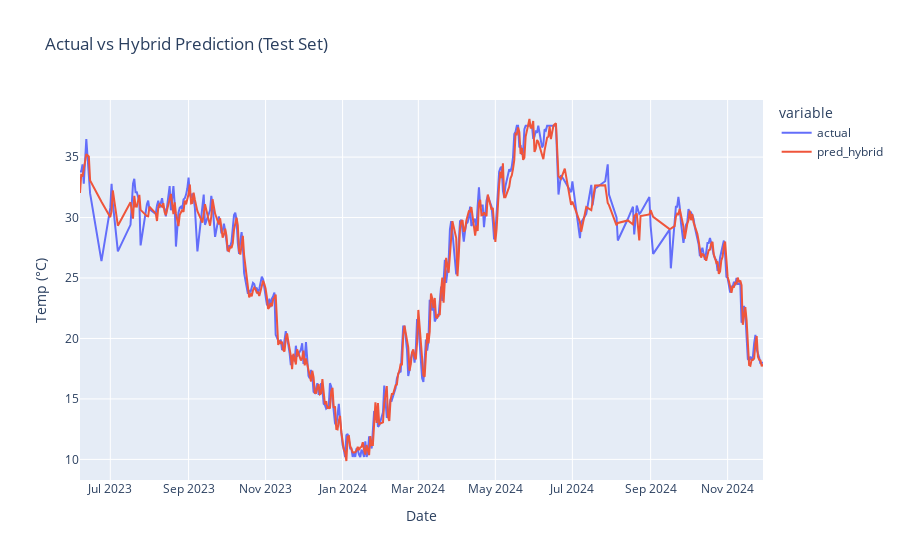

The notebook cell this image was saved under:
### Code cell
# ======================
# 7) Interactive Visualization with Plotly
# ======================

# Use full test predictions (from Step 5)
pred_df = test.copy()
pred_df['actual'] = y_test.values
pred_df['pred_hybrid'] = pred_hybrid  # <-- full 534 predictions

fig = px.line(
    pred_df,
    x="DATE",
    y=["actual", "pred_hybrid"],
    labels={"value": "Temp (°C)", "DATE": "Date"},
    title="Actual vs Hybrid Prediction (Test Set)"
)
fig.show()

### Figure 1 — Plotly figure (JSON) as saved in the notebook; plotly's stock layout.template omitted (floating-point values rounded to 4 significant figures; data arrays with more than 128 entries replaced by an {"elided": "..."} marker saying what was removed)
{"data": [{"hovertemplate": "variable=actual<br>Date=%{x}<br>Temp (°C)=%{y}<extra></extra>", "legendgroup": "actual", "line": {"color": "#636efa", "dash": "solid"}, "marker": {"symbol": "circle"}, "mode": "lines", "name": "actual", "orientation": "v", "showlegend": true, "type": "scatter", "x": {"elided": "398 str values"}, "xaxis": "x", "y": {"elided": "398 float values"}, "yaxis": "y"}, {"hovertemplate": "variable=pred_hybrid<br>Date=%{x}<br>Temp (°C)=%{y}<extra></extra>", "legendgroup": "pred_hybrid", "line": {"color": "#EF553B", "dash": "solid"}, "marker": {"symbol": "circle"}, "mode": "lines", "name": "pred_hybrid", "orientation": "v", "showlegend": true, "type": "scatter", "x": {"elided": "398 str values"}, "xaxis": "x", "y": {"elided": "398 float values"}, "yaxis": "y"}], "layout": {"legend": {"title": {"text": "variable"}, "tracegroupgap": 0}, "title": {"text": "Actual vs Hybrid Prediction (Test Set)"}, "xaxis": {"anchor": "y", "domain": [0, 1], "title": {"text": "Date"}}, "yaxis": {"anchor": "x", "domain": [0, 1], "title": {"text": "Temp (°C)"}}}}
